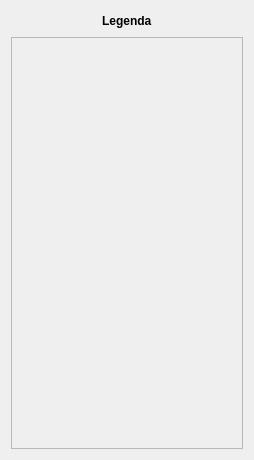
<?xml version="1.0" encoding="UTF-8"?>
<ui version="4.0">
 <class>Legenda</class>
 <widget class="QWidget" name="Legenda">
  <property name="geometry">
   <rect>
    <x>0</x>
    <y>0</y>
    <width>254</width>
    <height>460</height>
   </rect>
  </property>
  <property name="windowTitle">
   <string>Legenda</string>
  </property>
  <layout class="QGridLayout" name="gridLayout">
   <item row="0" column="0">
    <layout class="QHBoxLayout" name="horizontalLayout">
     <property name="sizeConstraint">
      <enum>QLayout::SetFixedSize</enum>
     </property>
     <item>
      <spacer name="horizontalSpacer">
       <property name="orientation">
        <enum>Qt::Horizontal</enum>
       </property>
       <property name="sizeHint" stdset="0">
        <size>
         <width>40</width>
         <height>20</height>
        </size>
       </property>
      </spacer>
     </item>
     <item>
      <widget class="QLabel" name="label">
       <property name="text">
        <string>&lt;b&gt;Legenda&lt;/b&gt;</string>
       </property>
      </widget>
     </item>
     <item>
      <spacer name="horizontalSpacer_2">
       <property name="orientation">
        <enum>Qt::Horizontal</enum>
       </property>
       <property name="sizeHint" stdset="0">
        <size>
         <width>40</width>
         <height>20</height>
        </size>
       </property>
      </spacer>
     </item>
    </layout>
   </item>
   <item row="1" column="0">
    <widget class="QScrollArea" name="scroll">
     <property name="widgetResizable">
      <bool>true</bool>
     </property>
     <widget class="QWidget" name="scrollAreaWidgetContents">
      <property name="geometry">
       <rect>
        <x>0</x>
        <y>0</y>
        <width>234</width>
        <height>412</height>
       </rect>
      </property>
     </widget>
    </widget>
   </item>
  </layout>
 </widget>
 <resources/>
 <connections/>
</ui>
